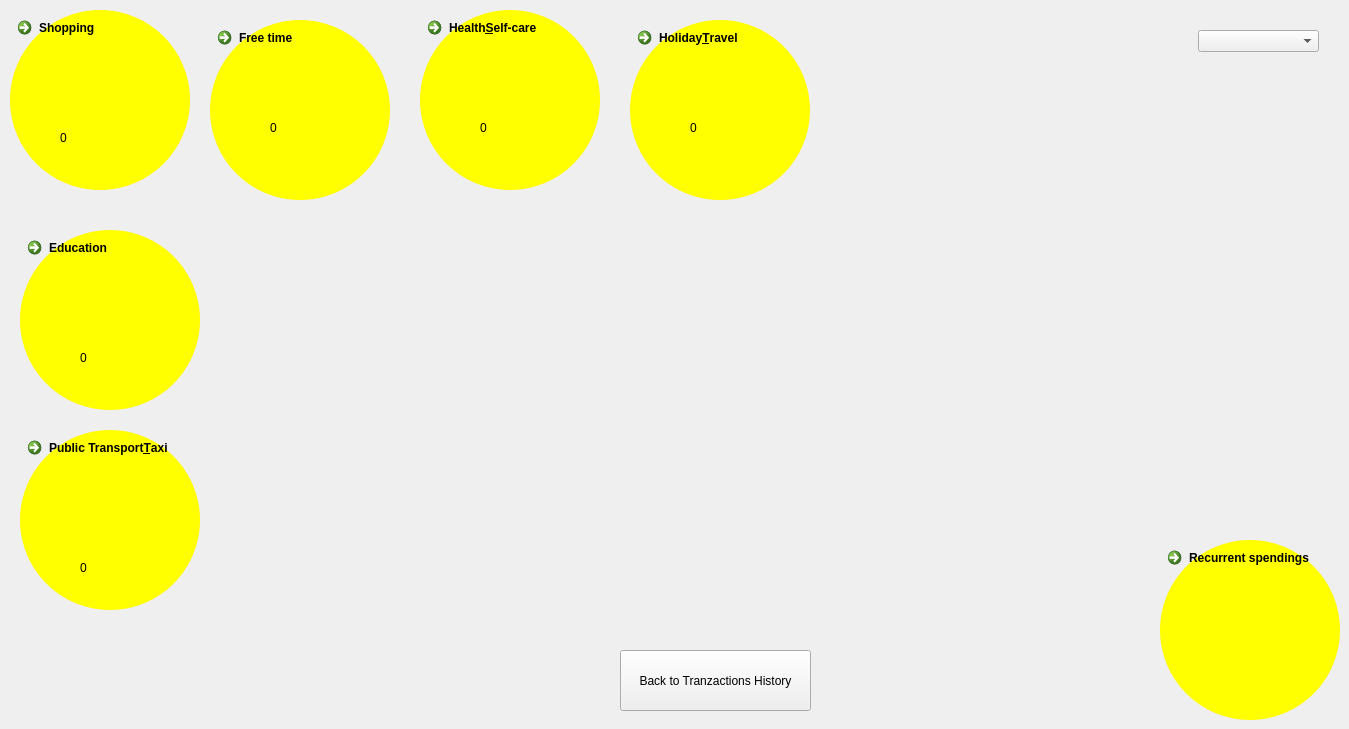
   <widget class="QWidget" name="categoriesPage">
    <widget class="QCommandLinkButton" name="shoppingCommandLinkButton">
     <property name="geometry">
      <rect>
       <x>10</x>
       <y>10</y>
       <width>180</width>
       <height>180</height>
      </rect>
     </property>
     <property name="mouseTracking">
      <bool>true</bool>
     </property>
     <property name="tabletTracking">
      <bool>true</bool>
     </property>
     <property name="styleSheet">
      <string notr="true">
              QCommandLinkButton
              {
              background-color : lightgreen;
              border-radius: 90px;
              }
              QCommandLinkButton::!hover
              {
              background-color : yellow;
              border-radius: 90px;
              }
            </string>
     </property>
     <property name="text">
      <string>Shopping</string>
     </property>
    </widget>
    <widget class="QCommandLinkButton" name="freeTimeCommandLinkButton">
     <property name="geometry">
      <rect>
       <x>210</x>
       <y>20</y>
       <width>180</width>
       <height>180</height>
      </rect>
     </property>
     <property name="mouseTracking">
      <bool>true</bool>
     </property>
     <property name="tabletTracking">
      <bool>true</bool>
     </property>
     <property name="styleSheet">
      <string notr="true">
              QCommandLinkButton
              {
              background-color : lightgreen;
              border-radius: 90px;
              }
              QCommandLinkButton::!hover
              {
              background-color : yellow;
              border-radius: 90px;
              }
            </string>
     </property>
     <property name="text">
      <string>Free time</string>
     </property>
    </widget>
    <widget class="QCommandLinkButton" name="healthCommandLinkButton">
     <property name="geometry">
      <rect>
       <x>420</x>
       <y>10</y>
       <width>180</width>
       <height>180</height>
      </rect>
     </property>
     <property name="mouseTracking">
      <bool>true</bool>
     </property>
     <property name="tabletTracking">
      <bool>true</bool>
     </property>
     <property name="styleSheet">
      <string notr="true">
              QCommandLinkButton
              {
              background-color : lightgreen;
              border-radius: 90px;
              }
              QCommandLinkButton::!hover
              {
              background-color : yellow;
              border-radius: 90px;
              }
            </string>
     </property>
     <property name="text">
      <string>Health&amp;Self-care</string>
     </property>
    </widget>
    <widget class="QCommandLinkButton" name="holidayCommandLinkButton">
     <property name="geometry">
      <rect>
       <x>630</x>
       <y>20</y>
       <width>180</width>
       <height>180</height>
      </rect>
     </property>
     <property name="mouseTracking">
      <bool>true</bool>
     </property>
     <property name="tabletTracking">
      <bool>true</bool>
     </property>
     <property name="styleSheet">
      <string notr="true">
              QCommandLinkButton
              {
              background-color : lightgreen;
              border-radius: 90px;
              }
              QCommandLinkButton::!hover
              {
              background-color : yellow;
              border-radius: 90px;
              }
            </string>
     </property>
     <property name="text">
      <string>Holiday&amp;Travel</string>
     </property>
    </widget>
    <widget class="QCommandLinkButton" name="transportCommandLinkButton">
     <property name="geometry">
      <rect>
       <x>20</x>
       <y>430</y>
       <width>180</width>
       <height>180</height>
      </rect>
     </property>
     <property name="mouseTracking">
      <bool>true</bool>
     </property>
     <property name="tabletTracking">
      <bool>true</bool>
     </property>
     <property name="styleSheet">
      <string notr="true">
              QCommandLinkButton
              {
              background-color : lightgreen;
              border-radius: 90px;
              }
              QCommandLinkButton::!hover
              {
              background-color : yellow;
              border-radius: 90px;
              }
            </string>
     </property>
     <property name="text">
      <string>Public Transport&amp;Taxi</string>
     </property>
    </widget>
    <widget class="QCommandLinkButton" name="recurrentSpendingsCommandLInkButton">
     <property name="geometry">
      <rect>
       <x>1160</x>
       <y>540</y>
       <width>180</width>
       <height>180</height>
      </rect>
     </property>
     <property name="mouseTracking">
      <bool>true</bool>
     </property>
     <property name="tabletTracking">
      <bool>true</bool>
     </property>
     <property name="styleSheet">
      <string notr="true">
              QCommandLinkButton
              {
              background-color : lightgreen;
              border-radius: 90px;
              }
              QCommandLinkButton::!hover
              {
              background-color : yellow;
              border-radius: 90px;
              }
            </string>
     </property>
     <property name="text">
      <string>Recurrent spendings</string>
     </property>
    </widget>
    <widget class="QPushButton" name="backToTranzactionsPushButtton">
     <property name="geometry">
      <rect>
       <x>620</x>
       <y>650</y>
       <width>191</width>
       <height>61</height>
      </rect>
     </property>
     <property name="text">
      <string>Back to Tranzactions History</string>
     </property>
    </widget>
    <widget class="QComboBox" name="categoriesOptions">
     <property name="geometry">
      <rect>
       <x>1198</x>
       <y>30</y>
       <width>121</width>
       <height>22</height>
      </rect>
     </property>
    </widget>
    <widget class="QCommandLinkButton" name="educationCommandLinkButton">
     <property name="geometry">
      <rect>
       <x>20</x>
       <y>230</y>
       <width>180</width>
       <height>180</height>
      </rect>
     </property>
     <property name="mouseTracking">
      <bool>true</bool>
     </property>
     <property name="tabletTracking">
      <bool>true</bool>
     </property>
     <property name="styleSheet">
      <string notr="true">
              QCommandLinkButton
              {
              background-color : lightgreen;
              border-radius: 90px;
              }
              QCommandLinkButton::!hover
              {
              background-color : yellow;
              border-radius: 90px;
              }
            </string>
     </property>
     <property name="text">
      <string>Education</string>
     </property>
    </widget>
    <widget class="QLabel" name="holidayMonthSpentLabel">
     <property name="geometry">
      <rect>
       <x>690</x>
       <y>120</y>
       <width>71</width>
       <height>16</height>
      </rect>
     </property>
     <property name="text">
      <string>0</string>
     </property>
    </widget>
    <widget class="QLabel" name="healthMonthSpentLabel">
     <property name="geometry">
      <rect>
       <x>480</x>
       <y>120</y>
       <width>71</width>
       <height>16</height>
      </rect>
     </property>
     <property name="text">
      <string>0</string>
     </property>
    </widget>
    <widget class="QLabel" name="freeTimeMonthSpentLabel">
     <property name="geometry">
      <rect>
       <x>270</x>
       <y>120</y>
       <width>71</width>
       <height>16</height>
      </rect>
     </property>
     <property name="text">
      <string>0</string>
     </property>
    </widget>
    <widget class="QLabel" name="shoppingMonthSpentLabel">
     <property name="geometry">
      <rect>
       <x>60</x>
       <y>130</y>
       <width>71</width>
       <height>16</height>
      </rect>
     </property>
     <property name="text">
      <string>0</string>
     </property>
    </widget>
    <widget class="QLabel" name="educationMonthSpentLabel">
     <property name="geometry">
      <rect>
       <x>80</x>
       <y>350</y>
       <width>71</width>
       <height>16</height>
      </rect>
     </property>
     <property name="text">
      <string>0</string>
     </property>
    </widget>
    <widget class="QLabel" name="transportMonthSpentLabel">
     <property name="geometry">
      <rect>
       <x>80</x>
       <y>560</y>
       <width>71</width>
       <height>16</height>
      </rect>
     </property>
     <property name="text">
      <string>0</string>
     </property>
    </widget>
    <widget class="QChartView" name="graphicsView">
     <property name="geometry">
      <rect>
       <x>450</x>
       <y>240</y>
       <width>461</width>
       <height>351</height>
      </rect>
     </property>
     <property name="styleSheet">
      <string notr="true">background-color: transparent;</string>
     </property>
     <property name="backgroundBrush">
      <brush brushstyle="NoBrush">
       <color alpha="255">
        <red>0</red>
        <green>0</green>
        <blue>0</blue>
       </color>
      </brush>
     </property>
    </widget>
   </widget>
